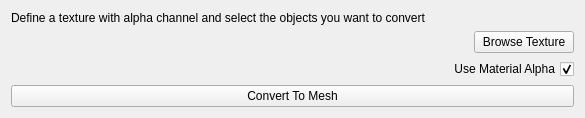
<?xml version="1.0" encoding="UTF-8"?>
<ui version="4.0">
 <class>ConvertTextureToMesh</class>
 <widget class="QWidget" name="ConvertTextureToMesh">
  <property name="geometry">
   <rect>
    <x>0</x>
    <y>0</y>
    <width>585</width>
    <height>114</height>
   </rect>
  </property>
  <property name="focusPolicy">
   <enum>Qt::StrongFocus</enum>
  </property>
  <property name="windowTitle">
   <string>Convert Texture To Mesh</string>
  </property>
  <layout class="QVBoxLayout" name="verticalLayout">
   <item>
    <widget class="QLabel" name="info_lbl">
     <property name="text">
      <string>Define a texture with alpha channel and select the objects you want to convert</string>
     </property>
    </widget>
   </item>
   <item>
    <layout class="QHBoxLayout" name="horizontalLayout">
     <item>
      <widget class="QLabel" name="path_lbl">
       <property name="text">
        <string/>
       </property>
      </widget>
     </item>
     <item>
      <widget class="QPushButton" name="browse_btn">
       <property name="maximumSize">
        <size>
         <width>100</width>
         <height>16777215</height>
        </size>
       </property>
       <property name="text">
        <string>Browse Texture</string>
       </property>
      </widget>
     </item>
    </layout>
   </item>
   <item>
    <widget class="QCheckBox" name="useAlpha_chb">
     <property name="layoutDirection">
      <enum>Qt::RightToLeft</enum>
     </property>
     <property name="text">
      <string>Use Material Alpha</string>
     </property>
     <property name="checked">
      <bool>true</bool>
     </property>
     <property name="tristate">
      <bool>false</bool>
     </property>
    </widget>
   </item>
   <item>
    <widget class="QPushButton" name="convertToMesh_btn">
     <property name="text">
      <string>Convert To Mesh</string>
     </property>
    </widget>
   </item>
  </layout>
 </widget>
 <resources/>
 <connections/>
</ui>
